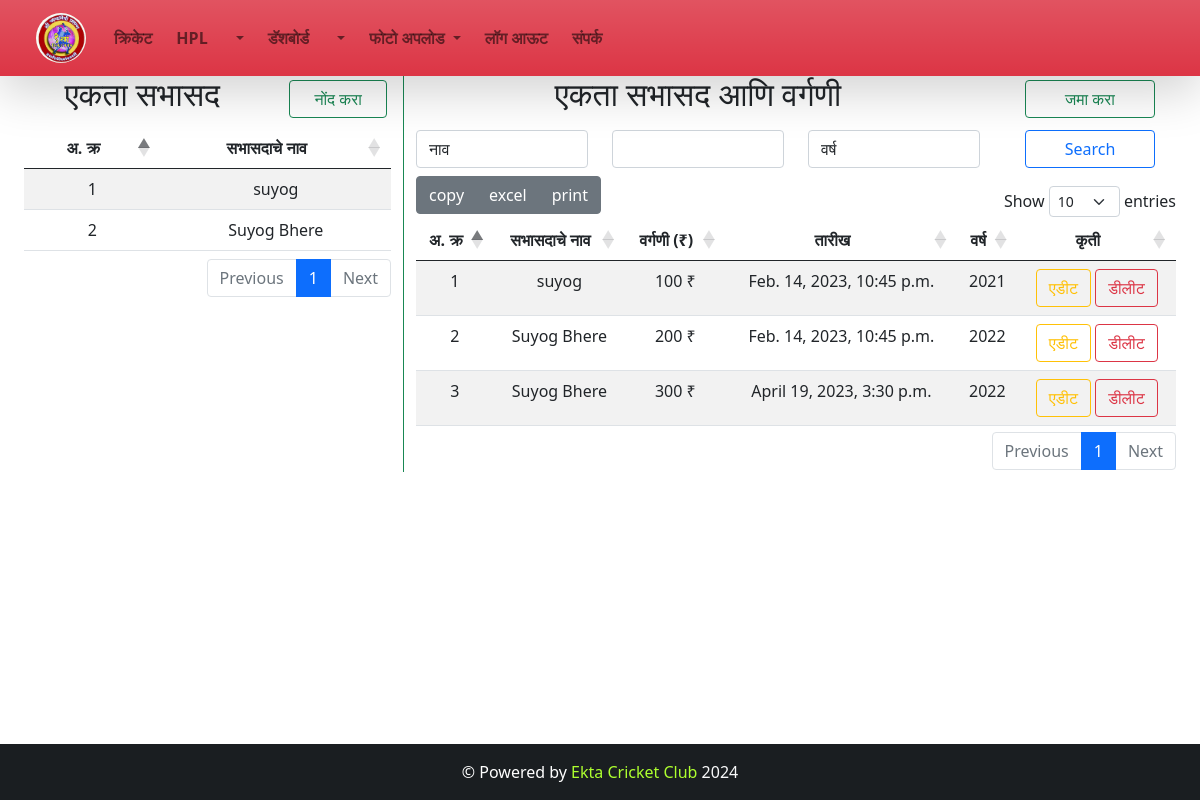
The app's page /sems/ (signed in) with its own data.
### ekta/models.py (models this page shows, shortened)
class EktaMember(models.Model):
    Name = models.CharField(max_length=100,null=False)        #_('Text')
    def __str__(self):
        return self.Name

class Ekta_Member_Subscription(models.Model):
    Name = models.ForeignKey(EktaMember, on_delete=models.CASCADE)
    Subscription = models.IntegerField()
    Date = models.DateTimeField()
    Year = models.IntegerField(('year'), choices=YEAR_CHOICES,default=datetime.datetime.now().year)

### ekta/views.py (the view)
# urls.py: path('sems/',views.Show_Ekta_Members_Subscription,name='sems'),
@csrf_protect
def Show_Ekta_Members_Subscription(request):
    if request.user.is_authenticated:
        fm1 = Ekta_Member_Subscription.objects.all()
        fm2 = EktaMember.objects.all()
        myfilter = Ekta_Member_Subscription_Filter(request.POST, queryset=fm1)
        fm1 = myfilter.qs
        return render(request,'ekta1/show_ekta_members_subscription.html',{'form1':fm1, 'form2':fm2,'SEMS':'active', 'myfilter':myfilter})
    else:
        return HttpResponseRedirect("/login/")

### ekta/templates/ekta1/show_ekta_members_subscription.html (shortened to what this page needs)
{% extends 'ekta1/base.html' %}
{% load static %}
{% block content %}
<div class="container-fluid">
    <div class="row">
        <div class="col-sm-4 border-end border-success">
            <div class="row ">
                <h2 class="text-center col-sm-8">एकता सभासद</h2>
                {% if request.user.is_superuser %}
                <a href="{% url 'aem' %}" class='btn btn-outline-success py-auto my-auto mx-auto col-sm-3 me-3 mb-1'>नोंद करा</a>
                {% endif %}
            </div>
            <div class="table-responsive-sm">
                <table class="table table-striped table-hover" id="example1">
                    <thead>
                        <tr>
                            <th class="text-center">अ. क्र</th>
                            <th class="text-center">सभासदाचे नाव</th>
                        </tr>
                    </thead>
                    {% for fm2 in form2 %}
                            <tr class="text-center">
                                <td>{{forloop.counter}}</td>
                                <td>{{fm2.Name}}</td>
                            </tr>
                    {% endfor %}
                </table>
            </div>
        </div>
        <div class="col-sm-8">
            <div class="row">
                <h2 class="text-center col-sm-9">एकता सभासद आणि वर्गणी</h2>
                {% if request.user.is_superuser %}
                <a href="{% url 'aems' %}" class='btn btn-outline-success py-auto my-auto col-sm-2 mx-auto d-inline'>जमा करा</a>
                {% endif %}
            </div>
                        <form action="" method="POST" class="mb-2">
                                <div class="row fw-bold mt-2">
                                    <div class="col-sm-3">{{myfilter.form.Name}}</div>
                                    <div class="col-sm-3">{{myfilter.form.Subscription}}</div>
                                    <div class="col-sm-3">{{myfilter.form.Year}}</div>
                                    <button class="btn btn-outline-primary  col-sm-2 py-auto mx-auto" type="submit">Search</button>
                                </div>
                        </form>
            <div class="table-responsive-sm">
                <table class="table table-striped table-hover" id="example2">
                    <thead>
                        <tr>
                            <th class="text-center">अ. क्र</th>
                            <th class="text-center">सभासदाचे नाव</th>
                            <th class="text-center">वर्गणी  (₹)</th>
                            <th class="text-center">तारीख</th>
                            <th class="text-center">वर्ष</th>
                            {% if request.user.is_superuser %}
                            <th class="text-center">कृती</th>
                            {% endif %}
                        </tr>
                    </thead>
                {% for fm1 in form1 %}
                            <tr class="text-center">
                                <td>{{forloop.counter}}</td>
                                <td>{{fm1.Name}}</td>
                                <td>{{fm1.Subscription}} ₹</td>
                                <td>{{fm1.Date}}</td>
                                <td>{{fm1.Year}}</td>
                                {% if request.user.is_superuser %}
                                <td>
                                    <form action="{% url 'eems' fm1.id %}" method="" class="d-inline">
                                        <input type="submit" value="एडीट" class="btn btn-outline-warning">
                                    </form>
                                    <form action="{% url 'dems' fm1.id %}" method="post" class="d-inline">
                                        <input type="submit" value="डीलीट" class="btn btn-outline-danger">
                                    </form>
                                </td>
                                {% endif %}
                            </tr>
                    {% endfor %}
            </table>
            </div>
        </div>
    </div>
</div>
{% endblock content %}

### ekta/static/css/style.css (style rules this page uses)
h2 { font-family: Aparajita; }
html { height: 100%; }
body { min-height: 100%; display: flex; flex-direction: column; }

### records on screen
EktaMember: Name "suyog", Name "नाव"
EktaMember: Name "Suyog Bhere"
Ekta_Member_Subscription: Name "suyog", Subscription "100", Date "Feb. 14, 2023, 10:45 p.m.", Year "2021"
Ekta_Member_Subscription: Name "Suyog Bhere", Subscription "200", Date "Feb. 14, 2023, 10:45 p.m.", Year "2022"
Ekta_Member_Subscription: Name "Suyog Bhere", Subscription "300", Date "April 19, 2023, 3:30 p.m.", Year "2022"
